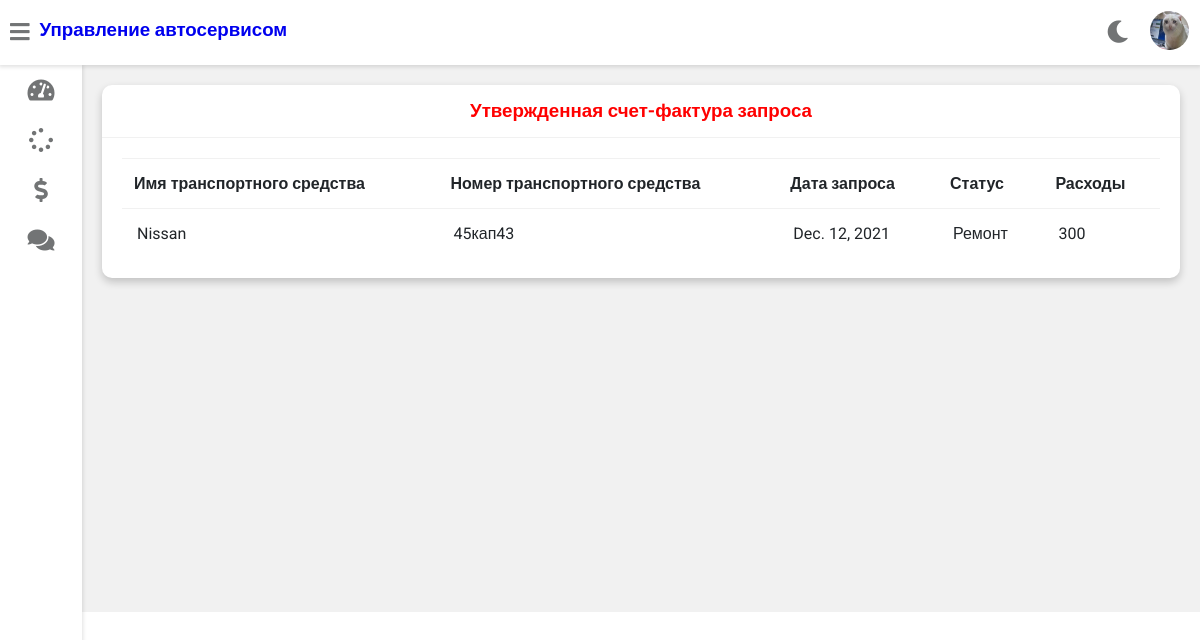
The page /customer-view-approved-request-invoice (signed in) on the database its author committed.
### vehicle/models.py (models this page shows, shortened)
class Customer(models.Model):
    user = models.OneToOneField(User, on_delete=models.CASCADE)
    profile_pic = models.ImageField(upload_to='profile_pic/CustomerProfilePic/', null=True, blank=True)
    address = models.CharField(max_length=40)
    mobile = models.CharField(max_length=20, null=False)

class Request(models.Model):
    cat = (('грузовик больше 3.5т', 'грузовик больше 3.5т'),
           ('грузовик меньше 3.5т', 'грузовик меньше 3.5т'),
           ('электрокар', 'электрокар'),
           ('гибридное авто', 'гибридное авто'),
           ('автомобиль с ДВС', 'автомобиль с ДВС'))
    category = models.CharField(max_length=50, choices=cat)
    vehicle_no = models.CharField(max_length=40, null=False)
    vehicle_name = models.CharField(max_length=40, null=False)
    vehicle_model = models.CharField(max_length=40, null=False)
    vehicle_brand = models.CharField(max_length=40, null=False)
    problem_description = models.CharField(max_length=500, null=False)
    date = models.DateField(auto_now=True)
    cost = models.PositiveIntegerField(null=True)
    customer = models.ForeignKey('Customer', on_delete=models.CASCADE, null=True)
    mechanic = models.ForeignKey('Mechanic', on_delete=models.CASCADE, null=True)
    stat = (
        ('В ожидании', 'В ожидании'), ('Одобрено', 'Одобрено'), ('Ремонт', 'Ремонт'),
        ('Отремонтировано', 'Отремонтировано'),
        ('Можно забирать', 'Можно забирать'))
    status = models.CharField(max_length=50, choices=stat, default='В ожидании', null=True)

### vehicle/views.py (the view)
# urls.py: path('customer-view-approved-request-invoice', views.customer_view_approved_request_invoice_view,
@login_required(login_url='customerlogin')
@user_passes_test(is_customer)
def customer_view_approved_request_invoice_view(request):
    customer = models.Customer.objects.get(user_id=request.user.id)
    enquiries = models.Request.objects.all().filter(customer_id=customer.id).exclude(status='В ожидании')
    return render(request, 'vehicle/customer_view_approved_request_invoice.html',
                  {'customer': customer, 'enquiries': enquiries})

### vehicle/views.py (called while the page is built)
def is_customer(user):
    return user.groups.filter(name='CUSTOMER').exists()

### templates/vehicle/customer_view_approved_request_invoice.html
{% extends 'vehicle/customerbase.html' %}
{% block content %}
	<div class="wrapper">
		<div class="row">
			<div class="col-12 col-m-12 col-sm-12">
				<div class="card">
					<div class="card-header">
						<h3 style="color:red; text-align:center" >Утвержденная счет-фактура запроса
						</h3>
					</div>
					<div class="card-content">
						<table>
							<thead>
                <tr>
                  <th>Имя транспортного средства</th>
                  <th>Номер транспортного средства</th>
                  <th>Дата запроса</th>
                  <th>Статус</th>
                  <th>Расходы</th>
                </tr>
							</thead>
							<tbody>
                {% for enq in enquiries %}
                <tr>
                  <td>{{enq.vehicle_name}}</td>
                  <td>{{enq.vehicle_no}}</td>
                  <td>{{enq.date}}</td>
                  <td>{{enq.status}}</td>
                  <td>{{enq.cost}}</td>
                  </tr>
                {% endfor %}
							</tbody>
						</table>
					</div>
				</div>
			</div>
		</div>
<br><br><br><br><br><br><br><br><br><br><br><br><br><br><br><br>
	</div>
{% endblock content %}

### templates/vehicle/customerbase.html (shortened to what this page needs)
<!DOCTYPE html>
{% load static %}
<html>
<head>
	<link rel="stylesheet" type="text/css" href="https://cdnjs.cloudflare.com/ajax/libs/Chart.js/2.9.3/Chart.min.css">
	<link rel="stylesheet" type="text/css" href="{% static "fontawesome-free/css/all.min.css" %}">
	<link rel="stylesheet" type="text/css" href="{% static "style.css" %}">
</head>
<body class="overlay-scrollbar">
	<div class="navbar">
		<ul class="navbar-nav">
			<li class="nav-item">
				<a class="nav-link">
					<i class="fas fa-bars" onclick="collapseSidebar()"></i>
				</a>
			</li>
			<li class="nav-item">
			<a style="text-decoration:none;"href="/customer-dashboard"><h3>Управление автосервисом</h3></a>
			</li>
		</ul>
		<ul class="navbar-nav nav-right">
			<li class="nav-item mode">
				<a class="nav-link" href="#" onclick="switchTheme()">
					<i class="fas fa-moon dark-icon"></i>
				</a>
			</li>
			<li class="nav-item avt-wrapper">
				<div class="avt dropdown">
					<img src="{% static  customer.profile_pic.url %} " alt="User image" class="dropdown-toggle" data-toggle="user-menu">
				</div>
			</li>
		</ul>
	</div>
	<div class="sidebar">
		<ul class="sidebar-nav">
			<li class="sidebar-nav-item">
				<a href="/customer-dashboard" class="sidebar-nav-link">
					<div>
						<i class="fas fa-tachometer-alt"></i>
					</div>
				</a>
			</li>
			<li  class="sidebar-nav-item">
				<a href="/customer-request" class="sidebar-nav-link">
					<div>
						<i class="fas fa-spinner"></i>
					</div>
				</a>
			</li>
			<li  class="sidebar-nav-item">
				<a href="/customer-invoice" class="sidebar-nav-link">
					<div>
						<i class="fas fa-dollar-sign"></i>
					</div>
				</a>
			</li>
			<li  class="sidebar-nav-item">
				<a href="/customer-feedback" class="sidebar-nav-link">
					<div>
					<i class="fas fa-comments"></i>
					</div>
				</a>
			</li>
		</ul>
	</div>
<div>
	<div class="content">
		{% block content %}
		{% endblock content %}
	</div>
</div>
</body>
</html>

### static/style.css (style rules this page uses)
:root { --primary-color: #4834d4; --success-color: #6ab04c; --warning-color: #f0932b; --danger-color: #eb4d4b; --light-color: #212529; --light-second-color: #727475; --light-background: #ffffff; --light-second-background: #f1f1f1; --dark-color: #909090; --dark-second-color: #f5f6fa; --dark-background: #23242D; --dark-second-background: #181818; }
.light { --main-bg-color: var(--light-background); --second-bg-color: var(--light-second-background); --main-color: var(--light-color); --second-color: var(--light-second-color); }
* { box-sizing: border-box; }
body { font-family: 'Roboto', sans-serif; background: var(--main-bg-color); color: var(--main-color); margin: 0; }
.navbar { display: flex; flex-direction: row; background: var(--main-bg-color); color: var(--main-color); position: fixed; top: 0; right: 0; left: 0; z-index: 101; box-shadow: rgba(0,0,0,0.12) 0px 1px 4px 1px; }
.navbar-nav { list-style: none; display: flex; flex-direction: row; padding-left: 0; margin-bottom: 0; margin-top: 0; }
.nav-link { float: left; text-align: center; padding: 21px 10px; text-decoration: none; font-size: 17px; color: var(--second-color); position: relative; }
.navbar-nav i { font-size: 1.4rem; }
.nav-right { margin-left: auto; }
.avt img { width: 39px; height: 39px; border-radius: 50%; }
.avt { padding: 11px }
.dropdown { position: relative; }
.wrapper { padding: 10px; margin-left: 82px; padding-top: 75px; background: var(--second-bg-color); transition: margin-left .5s; }
.sidebar { width: 82px; height: 100vh; position: fixed; margin-top: 65px; background: var(--main-bg-color); box-shadow: rgba(0,0,0,0.12) 0px 1px 4px 1px; overflow: hidden; z-index: 100; transition: width .5s; }
.sidebar-nav { list-style: none; padding: 0; margin: 0; display: flex; flex-direction: column; align-items: center; height: 100vh; }
.sidebar-nav-item { width: 100%; }
.sidebar-nav-link { display: flex; align-items: center; color: var(--main-color); text-decoration: none; }
.sidebar-nav-link i { font-size: 1.5rem; color: var(--second-color); position: absolute; left: 50%; top: 50%; transform: translate(-50%, -50%); }
.sidebar-nav-link div { min-width: 82px; height: 50px; position: relative; }
.row { display: flex; flex-wrap: wrap; flex-direction: row; }
.row:after, .row:before { box-sizing: border-box; }
[class*="col-"] { padding: 10px; }
@media only screen and (min-width: 600px) { .col-sm-12 { width: 100%; } }
@media only screen and (min-width: 768px) { .col-m-12 { width: 100%; } }
@media only screen and (min-width: 992px) { .col-12 { width: 100%; } }
.card { background: var(--main-bg-color); color: var(--main-color); border-radius: 10px; margin-bottom: 10px; box-shadow: 0 4px 8px 0 rgba(0,0,0,0.2); }
.card-header { padding: 15px 30px; border-bottom: 1px solid var(--second-bg-color); position: relative; }
.card-header h3 { margin: 0; }
.card-content { padding: 20px; overflow-x: auto; }
table { border-collapse: collapse; width: 100%; }
table td { border-top: 1px solid var(--second-bg-color); padding: 15px; }
table th { border-top: 1px solid var(--second-bg-color); border-bottom: 1px solid var(--second-bg-color); padding: 15px 12px; text-align: left; }

### rows shown on the page
Customer: profile_pic (picture)
Request: vehicle_name "Nissan", vehicle_no "45кап43", date "Dec. 12, 2021", status "Ремонт", cost "300"
